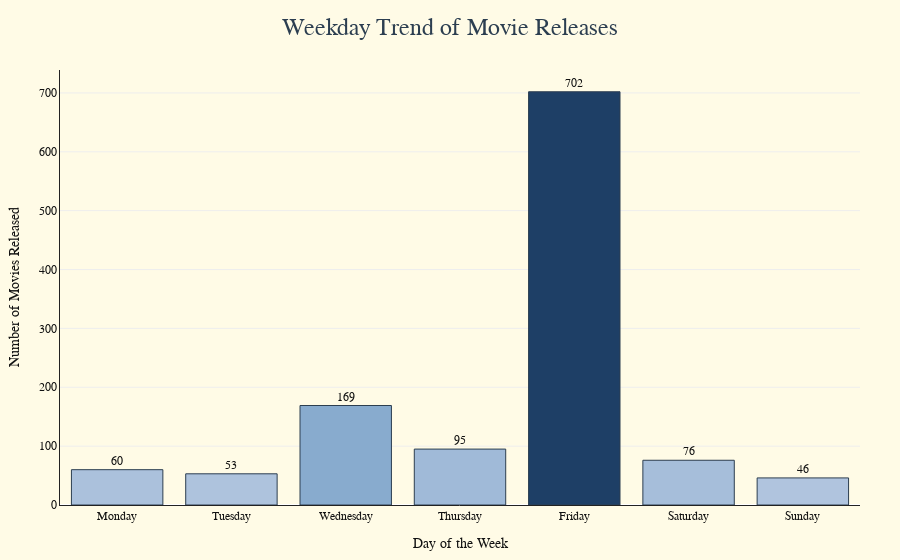

Notebook code for this chart:
### Code cell
# Create weekday summary from existing 'release_day' column
weekday_summary = (
    date_filtered_df.groupby('release_day')
    .size()
    .reset_index(name='movie_count')
)

# Define correct order for weekdays
weekday_order = ['Monday', 'Tuesday', 'Wednesday', 'Thursday', 'Friday', 'Saturday', 'Sunday']
weekday_summary['release_day'] = pd.Categorical(weekday_summary['release_day'], categories=weekday_order, ordered=True)
weekday_summary = weekday_summary.sort_values('release_day')

# Display summary table
print("Weekday Movie Releases:\n")
print(weekday_summary.to_string(index=False))

# Plot bar chart with better aesthetics
fig = go.Figure()

fig.add_trace(go.Bar(
    x = weekday_summary['release_day'],
    y = weekday_summary['movie_count'],
    marker = dict(
        color = weekday_summary['movie_count'],
        colorscale = ['#b0c4de', '#4682b4', '#1e3f66'],
        line = dict(color = '#2c3e50', width = 1)
    ),
    text = weekday_summary['movie_count'],
    textposition = 'outside',
    hovertemplate = '%{x}: %{y} releases',
    name = 'Weekday Releases'
))

fig.update_layout(
    title = dict(
        text = "Weekday Trend of Movie Releases",
        x = 0.5,
        font = dict(size = 24, family = 'Georgia', color = '#2c3e50')
    ),
    xaxis = dict(
        title = 'Day of the Week',
        showgrid = False,
        linecolor = '#222',
        tickfont = dict(family = 'Verdana', size = 12)
    ),
    yaxis = dict(
        title = 'Number of Movies Released',
        showgrid = True,
        gridcolor = '#eeeeee',
        linecolor = '#222',
        tickfont = dict(family = 'Verdana', size = 12)
    ),
    plot_bgcolor = '#fffbe6', 
    paper_bgcolor = '#fffbe6',
    font = dict(color = '#111', family = 'Verdana'),
    margin = dict(l = 60, r = 40, t = 70, b = 50)
)

fig.show()

### Figure 1 — Plotly figure (JSON) as saved in the notebook; plotly's stock layout.template omitted (floating-point values rounded to 4 significant figures)
{"data": [{"hovertemplate": "%{x}: %{y} releases", "marker": {"color": [60, 53, 169, 95, 702, 76, 46], "colorscale": [[0, "#b0c4de"], [0.5, "#4682b4"], [1, "#1e3f66"]], "line": {"color": "#2c3e50", "width": 1}}, "name": "Weekday Releases", "text": [60.0, 53.0, 169.0, 95.0, 702.0, 76.0, 46.0], "textposition": "outside", "type": "bar", "x": ["Monday", "Tuesday", "Wednesday", "Thursday", "Friday", "Saturday", "Sunday"], "y": [60, 53, 169, 95, 702, 76, 46]}], "layout": {"font": {"color": "#111", "family": "Verdana"}, "margin": {"b": 50, "l": 60, "r": 40, "t": 70}, "paper_bgcolor": "#fffbe6", "plot_bgcolor": "#fffbe6", "title": {"font": {"color": "#2c3e50", "family": "Georgia", "size": 24}, "text": "Weekday Trend of Movie Releases", "x": 0.5}, "xaxis": {"linecolor": "#222", "showgrid": false, "tickfont": {"family": "Verdana", "size": 12}, "title": {"text": "Day of the Week"}}, "yaxis": {"gridcolor": "#eeeeee", "linecolor": "#222", "showgrid": true, "tickfont": {"family": "Verdana", "size": 12}, "title": {"text": "Number of Movies Released"}}}}
